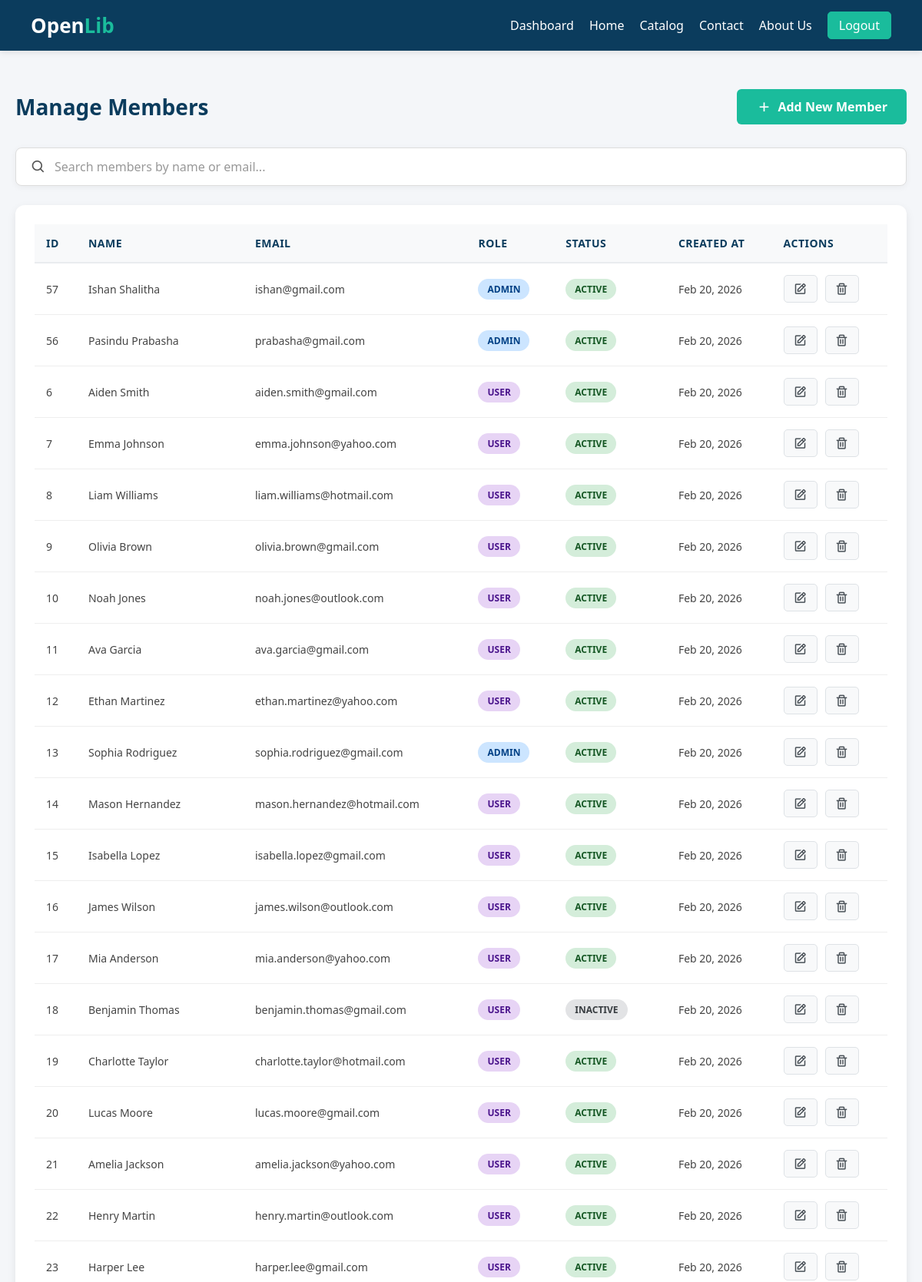
The page /Manage_members/manage_members.php (upper part) on the database its author committed.
### tables this page shows
CREATE TABLE `users` (
  `user_id` int(11) NOT NULL,
  `first_name` varchar(50) NOT NULL,
  `last_name` varchar(50) NOT NULL,
  `phone` varchar(20) DEFAULT NULL,
  `address` text DEFAULT NULL,
  `email` varchar(100) NOT NULL,
  `profile_picture` varchar(255) DEFAULT 'default_avatar.png',
  `password` varchar(255) NOT NULL,
  `role` enum('user','admin') NOT NULL DEFAULT 'user',
  `status` enum('active','inactive','suspended') DEFAULT 'active',
  `created_at` timestamp NOT NULL DEFAULT current_timestamp(),
  `updated_at` timestamp NOT NULL DEFAULT current_timestamp() ON UPDATE current_timestamp()
);

### Manage_members/manage_members.php (the view, shortened to what this page needs)
<?php
$host = 'localhost';
$dbname = 'openlib';
$username = 'root';
$password = '';
try {
    $conn = new PDO("mysql:host=$host;dbname=$dbname", $username, $password);
    $conn->setAttribute(PDO::ATTR_ERRMODE, PDO::ERRMODE_EXCEPTION);
} catch(PDOException $e) {
    die("Connection failed: " . $e->getMessage());
}
$stmt = $conn->query("SELECT * FROM users ORDER BY created_at DESC");
$users = $stmt->fetchAll(PDO::FETCH_ASSOC);
?>
<!DOCTYPE html>
<html lang="en">
<head>
  <link rel="stylesheet" href="manage_members.css">
  <link href='https://unpkg.com/boxicons@2.1.4/css/boxicons.min.css' rel='stylesheet'>
</head>
<body>
<header class="header">
  <div class="logo">Open<span>Lib</span></div>
  <nav class="navbar" id="navMenu">
    <a href="../dashboard/dashboard.html">Dashboard</a>
    <a href="../Home/Main.html">Home</a>
    <a href="#">Catalog</a>
    <a href="../contact us/contact.html">Contact</a>
    <a href="../Abou_us/about_us.html">About Us</a>
    <a href="../Login/user_login.php" class="btn-nav">Logout</a>
  </nav>
</header>
<div class="container">
  <div class="page-header">
    <h1>Manage Members</h1>
    <button class="btn-add" onclick="openModal()">
      <i class='bx bx-plus'></i> Add New Member
    </button>
  </div>
  <div class="search-box">
    <i class='bx bx-search'></i>
    <input type="text" id="searchInput" placeholder="Search members by name or email..." onkeyup="searchMembers()">
  </div>
  <div class="table-wrapper">
    <table class="members-table">
      <thead>
        <tr>
          <th>ID</th>
          <th>Name</th>
          <th>Email</th>
          <th>Role</th>
          <th>Status</th>
          <th>Created At</th>
          <th>Actions</th>
        </tr>
      </thead>
      <tbody id="membersTableBody">
        <?php foreach ($users as $user): ?>
        <tr data-user-id="<?php echo $user['user_id']; ?>">
          <td><?php echo htmlspecialchars($user['user_id']); ?></td>
          <td><?php echo htmlspecialchars($user['first_name'] . ' ' . $user['last_name']); ?></td>
          <td><?php echo htmlspecialchars($user['email']); ?></td>
          <td>
            <span class="role-badge role-<?php echo $user['role']; ?>">
              <?php echo ucfirst($user['role']); ?>
            </span>
          </td>
          <td>
            <span class="status-badge status-<?php echo $user['status']; ?>">
              <?php echo ucfirst($user['status']); ?>
            </span>
          </td>
          <td><?php echo date('M d, Y', strtotime($user['created_at'])); ?></td>
          <td>
            <div class="action-buttons">
              <button class="btn-action btn-edit" onclick="openModal(<?php echo $user['user_id']; ?>)" title="Edit">
                <i class='bx bx-edit'></i>
              </button>
              <button class="btn-action btn-delete" onclick="openDeleteModal(<?php echo $user['user_id']; ?>)" title="Delete">
                <i class='bx bx-trash'></i>
              </button>
            </div>
          </td>
        </tr>
        <?php endforeach; ?>
      </tbody>
    </table>
  </div>
</div>
</body>
</html>

### Manage_members/manage_members.css (style rules this page uses)
* { margin: 0; padding: 0; box-sizing: border-box; font-family: "Segoe UI", sans-serif; }
body { background: #f4f6f9; min-height: 100vh; }
.header { background: #0b3c5d; color: #fff; display: flex; justify-content: space-between; align-items: center; padding: 15px 40px; box-shadow: 0 2px 8px rgba(0, 0, 0, 0.1); }
.logo { font-size: 26px; font-weight: bold; }
.logo span { color: #1abc9c; }
.navbar { display: flex; gap: 20px; align-items: center; }
.navbar a { text-decoration: none; color: #fff; font-size: 16px; transition: 0.3s; }
.btn-nav { padding: 6px 14px; border-radius: 5px; border: 1px solid #1abc9c; background: #1abc9c; color: #000; }
.container { max-width: 1400px; margin: 50px auto; padding: 0 20px; }
.page-header { display: flex; justify-content: space-between; align-items: center; margin-bottom: 30px; flex-wrap: wrap; gap: 15px; }
.page-header h1 { font-size: 28px; color: #0b3c5d; }
.btn-add { background: #1abc9c; color: #fff; border: none; padding: 12px 25px; border-radius: 6px; font-size: 16px; font-weight: 600; cursor: pointer; display: flex; align-items: center; gap: 8px; transition: 0.3s; }
.btn-add i { font-size: 20px; }
.search-box { position: relative; margin-bottom: 25px; }
.search-box i { position: absolute; left: 20px; top: 50%; transform: translateY(-50%); font-size: 20px; color: #555; }
.search-box input { width: 100%; height: 50px; background: #fff; border: 1px solid #ddd; border-radius: 8px; font-size: 16px; color: #333; padding: 0 20px 0 50px; outline: none; box-shadow: 0 2px 8px rgba(0, 0, 0, 0.05); transition: 0.3s; }
.search-box input::placeholder { color: #999; }
.table-wrapper { background: #fff; border-radius: 12px; padding: 25px; box-shadow: 0 4px 12px rgba(0, 0, 0, 0.08); overflow-x: auto; }
.members-table { width: 100%; border-collapse: collapse; min-width: 800px; }
.members-table thead { background: #f8f9fa; }
.members-table th { padding: 15px; text-align: left; font-weight: 600; color: #0b3c5d; font-size: 14px; text-transform: uppercase; letter-spacing: 0.5px; border-bottom: 2px solid #e9ecef; }
.members-table td { padding: 15px; color: #444; border-bottom: 1px solid #eee; font-size: 14px; }
.members-table tbody tr { transition: 0.3s; }
.status-badge { display: inline-block; padding: 5px 12px; border-radius: 20px; font-size: 12px; font-weight: 600; text-transform: uppercase; }
.status-active { background: #d4edda; color: #155724; }
.status-inactive { background: #e2e3e5; color: #383d41; }
.role-badge { display: inline-block; padding: 5px 12px; border-radius: 20px; font-size: 12px; font-weight: 600; text-transform: uppercase; }
.role-admin { background: #cce5ff; color: #004085; }
.role-user { background: #e7d4f5; color: #4a148c; }
.action-buttons { display: flex; gap: 10px; }
.btn-action { background: #f8f9fa; border: 1px solid #dee2e6; color: #495057; padding: 8px 12px; border-radius: 5px; cursor: pointer; transition: 0.3s; font-size: 18px; display: flex; align-items: center; justify-content: center; }

### rows shown on the page
users: user_id "57", first_name+last_name "Ishan Shalitha", email "ishan@gmail.com", role "ADMIN", status "ACTIVE", created_at "Feb 20, 2026"
users: user_id "56", first_name+last_name "Pasindu Prabasha", email "prabasha@gmail.com", role "ADMIN", status "ACTIVE", created_at "Feb 20, 2026"
users: user_id "6", first_name+last_name "Aiden Smith", email "aiden.smith@gmail.com", role "USER", status "ACTIVE", created_at "Feb 20, 2026"
users: user_id "7", first_name+last_name "Emma Johnson", email "emma.johnson@yahoo.com", role "USER", status "ACTIVE", created_at "Feb 20, 2026"
users: user_id "8", first_name+last_name "Liam Williams", email "liam.williams@hotmail.com", role "USER", status "ACTIVE", created_at "Feb 20, 2026"
users: user_id "9", first_name+last_name "Olivia Brown", email "olivia.brown@gmail.com", role "USER", status "ACTIVE", created_at "Feb 20, 2026"
users: user_id "10", first_name+last_name "Noah Jones", email "noah.jones@outlook.com", role "USER", status "ACTIVE", created_at "Feb 20, 2026"
users: user_id "11", first_name+last_name "Ava Garcia", email "ava.garcia@gmail.com", role "USER", status "ACTIVE", created_at "Feb 20, 2026"
users: user_id "12", first_name+last_name "Ethan Martinez", email "ethan.martinez@yahoo.com", role "USER", status "ACTIVE", created_at "Feb 20, 2026"
users: user_id "13", first_name+last_name "Sophia Rodriguez", email "sophia.rodriguez@gmail.com", role "ADMIN", status "ACTIVE", created_at "Feb 20, 2026"
users: user_id "14", first_name+last_name "Mason Hernandez", email "mason.hernandez@hotmail.com", role "USER", status "ACTIVE", created_at "Feb 20, 2026"
users: user_id "15", first_name+last_name "Isabella Lopez", email "isabella.lopez@gmail.com", role "USER", status "ACTIVE", created_at "Feb 20, 2026"
users: user_id "16", first_name+last_name "James Wilson", email "james.wilson@outlook.com", role "USER", status "ACTIVE", created_at "Feb 20, 2026"
users: user_id "17", first_name+last_name "Mia Anderson", email "mia.anderson@yahoo.com", role "USER", status "ACTIVE", created_at "Feb 20, 2026"
users: user_id "18", first_name+last_name "Benjamin Thomas", email "benjamin.thomas@gmail.com", role "USER", status "INACTIVE", created_at "Feb 20, 2026"
users: user_id "19", first_name+last_name "Charlotte Taylor", email "charlotte.taylor@hotmail.com", role "USER", status "ACTIVE", created_at "Feb 20, 2026"
users: user_id "20", first_name+last_name "Lucas Moore", email "lucas.moore@gmail.com", role "USER", status "ACTIVE", created_at "Feb 20, 2026"
users: user_id "21", first_name+last_name "Amelia Jackson", email "amelia.jackson@yahoo.com", role "USER", status "ACTIVE", created_at "Feb 20, 2026"
users: user_id "22", first_name+last_name "Henry Martin", email "henry.martin@outlook.com", role "USER", status "ACTIVE", created_at "Feb 20, 2026"
users: user_id "23", first_name+last_name "Harper Lee", email "harper.lee@gmail.com", role "USER", status "ACTIVE", created_at "Feb 20, 2026"
